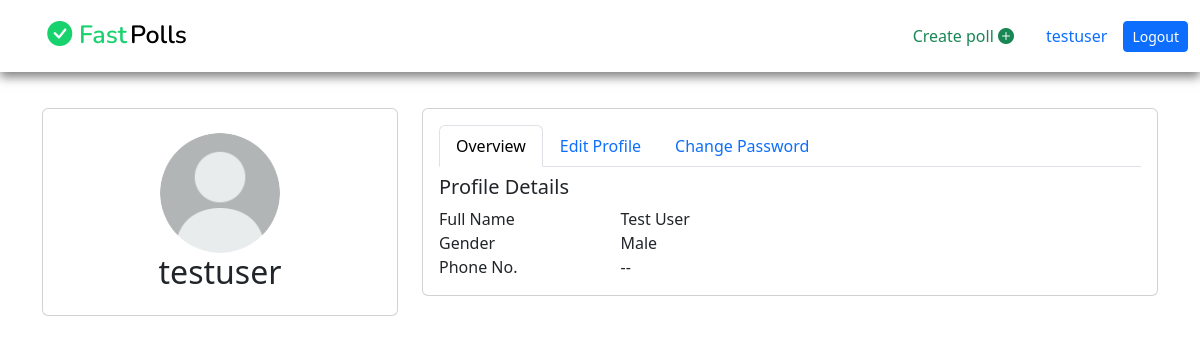
Page /accounts/profile/ (signed in) on the committed database.
### accounts/models.py (models this page shows, shortened)
class User(AbstractUser):
    id = models.CharField(max_length=25, primary_key=True, unique=True, editable=False)
    email = models.EmailField(unique=True)
    gender = models.CharField(max_length=7, blank=False)
    phone_no = models.CharField(max_length=14, blank=False)
    profile_pic = models.ImageField(upload_to='User-dps/', default='default.png')
    updated = models.DateTimeField(auto_now=True)
    REQUIRED_FIELDS = ['username']
    USERNAME_FIELD = 'email'
    class Meta:
        ordering = ['username']

### accounts/views.py (the view, shortened to what this page needs)
# urls.py: path('profile/', views.UserProfileView.as_view(), name='profile'),
@method_decorator(decorator=login_required, name='get')
class UserProfileView(View):
    form_class = EditProfileForm
    template_name = 'accounts/profile.html'
    def get(self, request, *args, **kwargs):
        form = self.form_class(instance=request.user)
        context = {'EditProfileForm': form}
        return render(request, self.template_name, context)

### accounts/templates/accounts/profile.html (shortened to what this page needs)
    {% extends 'base.html' %}
    {% load static %}
    {% load crispy_forms_tags %}
    {% block content %}
    <main>
        <section class="container">
			<div class="row">
				<div class="col-xl-4">
					<div class="card">
						<div class="card-body profile-card pt-4 d-flex flex-column align-items-center">
							<img src="{{ request.user.profile_pic.url }}" alt="profile-pic" class="rounded-circle" height="120px" width="120px">
							<h2>{{ request.user.username }}</h2>
						</div>
					</div>
				</div>
				<div class="col-xl-8">
					<div class="card">
						<div class="card-body pt-3">
							<ul class="nav nav-tabs nav-tabs-bordered">
								<li class="nav-item">
									<button class="nav-link active" data-bs-toggle="tab" data-bs-target="#profile-overview">Overview</button>
								</li>
								<li class="nav-item">
									<button class="nav-link" data-bs-toggle="tab" data-bs-target="#profile-edit">Edit Profile</button>
								</li>
								<li class="nav-item">
									<button class="nav-link" data-bs-toggle="tab" data-bs-target="#profile-change-password">Change Password</button>
								</li>
							</ul>
							<div class="tab-content pt-2">
								<div class="tab-pane fade show active profile-overview" id="profile-overview">
									<h5 class="card-title">Profile Details</h5>
									<div class="row">
										<div class="col-lg-3 col-md-4 label">Full Name</div>
										<div class="col-lg-9 col-md-8">{{ request.user.first_name|title }} {{ request.user.last_name|title }}</div>
									</div>
									<div class="row">
										<div class="col-lg-3 col-md-4 label">Gender</div>
										<div class="col-lg-9 col-md-8">{{ request.user.gender|default:" -- "}}</div>
									</div>
									<div class="row">
										<div class="col-lg-3 col-md-4 label">Phone No.</div>
										<div class="col-lg-9 col-md-8">{{request.user.phone_no|default:" -- "}}</div>
									</div>
								</div>
							</div>
						</div>
					</div>
				</div>
			</div>
		</section>
    </main>
    {% endblock %}

### templates/base.html (shortened to what this page needs)
    {% load static %}
    <link href="https://cdn.jsdelivr.net/npm/bootstrap@5.3.0/dist/css/bootstrap.min.css" rel="stylesheet">
    <link rel="stylesheet" href="https://cdn.jsdelivr.net/npm/bootstrap-icons@1.10.5/font/bootstrap-icons.css">
    <link rel="stylesheet" href="{% static 'css/styles.css' %}">
    <nav class="navbar navbar-expand-lg">
        <div class="container-fluid">
            <a class="navbar-brand" href="{% url 'homepage' %}"><i class="bi-check-circle-fill"></i> <span id="fast">Fast</span> Polls</a>
            <div class="collapse navbar-collapse nav justify-content-center" id="navbarText">
                <span class="navbar-text">
                    <a class="nav-link text-success" href="{% url 'create-polls' %}">Create poll <i class="bi-plus-circle-fill"></i></a>
                </span>
                {% if user.is_authenticated %}
                <span class="navbar-text">
                    <a href="{% url 'profile' %}" class="nav-link text-primary">{{ request.user.username }}</a>
                </span>
                <span class="navbar-text">
                    <a href="{% url 'logout_user' %}" class="btn btn-primary btn-sm">Logout</a>
                </span>
                {% endif %}
            </div>
        </div>
    </nav>
    {% block content %}
    {% endblock %}

### static/css/styles.css (style rules this page uses)
* { box-sizing: border-box; }
a { text-decoration: none; }
.navbar { box-shadow: 0 5px 10px rgba(0, 0, 0, 0.5); }
.navbar .container-fluid .navbar-brand { font-family: 'Nunito', sans-serif; font-size: 25px; font-weight: 600; margin-left: 3%; }
.navbar .container-fluid .navbar-brand i { color: #18d26e; }
.navbar .container-fluid .navbar-brand #fast { color: #18d26e; margin-right: -2.4%; }
.navbar .container-fluid .btn { color: #fff; }
main { margin-top: 3%; margin-bottom: 3%; }

### rows in the picture
User: user.username "testuser", user.profile_pic (placeholder picture), user.first_name "Test", user.last_name "User", user.gender "Male", user.phone_no "--"
